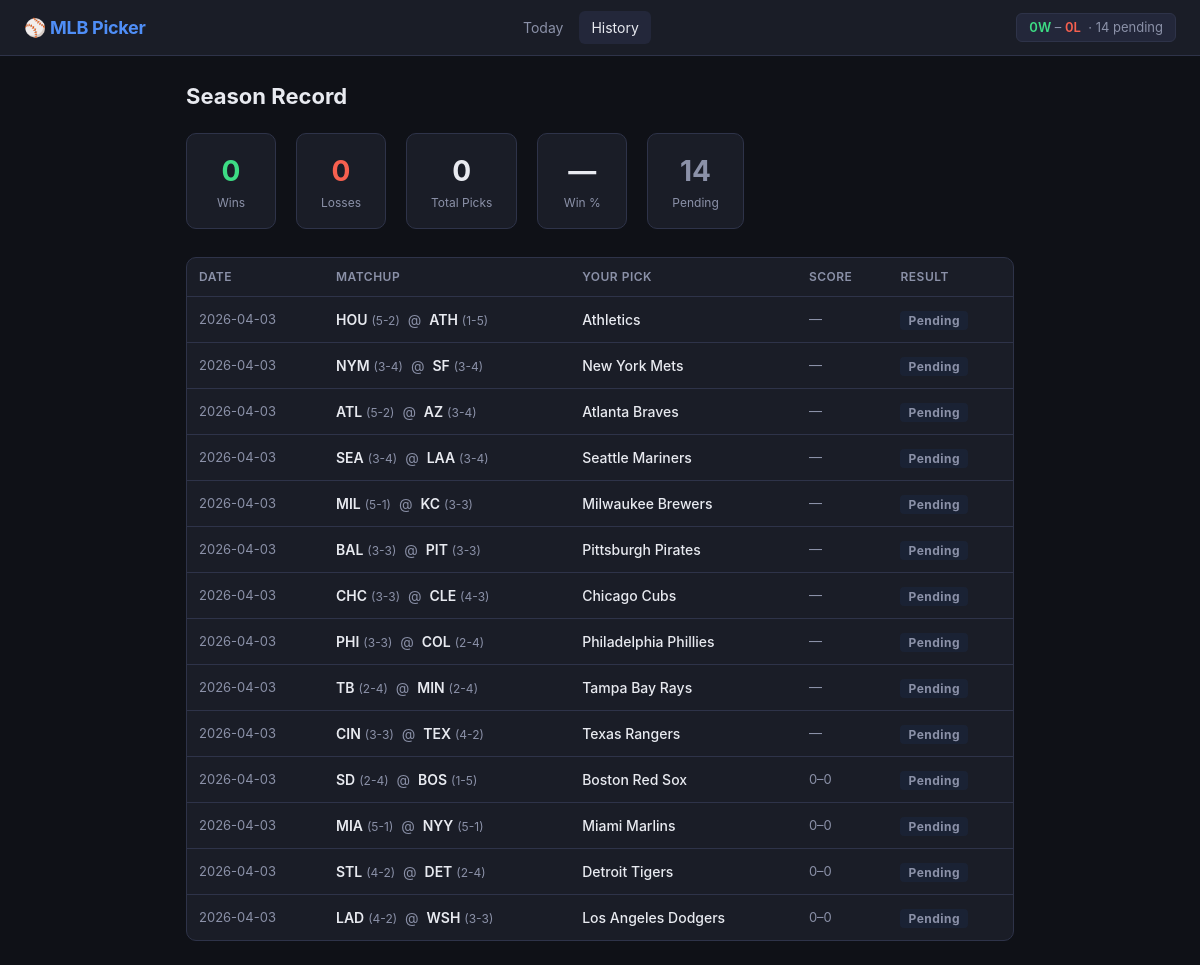
The app's page /history with its own data.
### tables this page shows
CREATE TABLE picks (
            id                  INTEGER PRIMARY KEY AUTOINCREMENT,
            game_pk             INTEGER NOT NULL UNIQUE,
            game_date           TEXT NOT NULL,
            picked_team_id      INTEGER NOT NULL,
            picked_team_name    TEXT NOT NULL,
            result              TEXT,
            created_at          TEXT NOT NULL,
            FOREIGN KEY (game_pk) REFERENCES games(game_pk)
        );

CREATE TABLE games (
            game_pk         INTEGER PRIMARY KEY,
            game_date       TEXT NOT NULL,
            game_time_utc   TEXT NOT NULL,
            venue_name      TEXT NOT NULL,
            status          TEXT NOT NULL,
            away_team_id    INTEGER NOT NULL,
            away_team_name  TEXT NOT NULL,
            away_team_abbr  TEXT NOT NULL,
            away_wins       INTEGER NOT NULL DEFAULT 0,
            away_losses     INTEGER NOT NULL DEFAULT 0,
            away_pitcher    TEXT,
            away_score      INTEGER,
            home_team_id    INTEGER NOT NULL,
            home_team_name  TEXT NOT NULL,
            home_team_abbr  TEXT NOT NULL,
            home_wins       INTEGER NOT NULL DEFAULT 0,
            home_losses     INTEGER NOT NULL DEFAULT 0,
            home_pitcher    TEXT,
            home_score      INTEGER,
            last_updated    TEXT NOT NULL
        , venue_id INTEGER, away_pitcher_id INTEGER, home_pitcher_id INTEGER, away_pitcher_wins INTEGER, away_pitcher_losses INTEGER, away_pitcher_era TEXT, home_pitcher_wins INTEGER, home_pitcher_losses INTEGER, home_pitcher_era TEXT, away_lineup TEXT, home_lineup TEXT);

### app.py (the view)
@app.route("/history")
def history():
    record = database.get_season_record()
    picks = database.get_all_picks_with_games()
    return render_template("history.html", record=record, picks=picks)

### app.py (called while the page is built)
@app.context_processor
def inject_globals():
    today = date.today()
    week_dates = []
    for i in range(7):
        d = today + timedelta(days=i)
        try:
            label = d.strftime("%a %-d")
        except ValueError:
            label = d.strftime("%a %#d")
        week_dates.append({"date": d.isoformat(), "label": label})
    return {
        "season_record": database.get_season_record(),
        "week_dates": week_dates,
        "today_iso": today.isoformat(),
    }

### database.py (called while the page is built)
def get_db():
    conn = sqlite3.connect(DB_PATH)
    conn.row_factory = sqlite3.Row
    conn.execute("PRAGMA foreign_keys = ON")
    return conn

def get_season_record():
    conn = get_db()
    rows = conn.execute(
        "SELECT result, COUNT(*) as cnt FROM picks WHERE result IS NOT NULL GROUP BY result"
    ).fetchall()
    conn.close()
    record = {"W": 0, "L": 0, "P": 0}
    for row in rows:
        if row["result"] in record:
            record[row["result"]] = row["cnt"]
    record["total"] = sum(record.values())
    record["pending"] = _get_pending_count()
    return record

def _get_pending_count():
    conn = get_db()
    cnt = conn.execute(
        "SELECT COUNT(*) FROM picks WHERE result IS NULL"
    ).fetchone()[0]
    conn.close()
    return cnt

def get_all_picks_with_games():
    conn = get_db()
    rows = conn.execute("""
        SELECT
            p.id, p.game_date, p.picked_team_id, p.picked_team_name, p.result, p.created_at,
            g.game_pk, g.away_team_name, g.away_team_abbr, g.away_wins, g.away_losses,
            g.home_team_name, g.home_team_abbr, g.home_wins, g.home_losses,
            g.away_score, g.home_score, g.status, g.venue_name
        FROM picks p
        JOIN games g ON p.game_pk = g.game_pk
        ORDER BY p.game_date DESC, p.id DESC
    """).fetchall()
    conn.close()
    return rows

### templates/history.html (shortened to what this page needs)
{% extends "base.html" %}
{% block content %}
<div class="page-header">
  <h1>Season Record</h1>
</div>
<div class="record-summary">
  <div class="record-stat">
    <div class="stat-value wins">{{ record.W }}</div>
    <div class="stat-label">Wins</div>
  </div>
  <div class="record-stat">
    <div class="stat-value losses">{{ record.L }}</div>
    <div class="stat-label">Losses</div>
  </div>
  <div class="record-stat">
    <div class="stat-value">{{ record.total }}</div>
    <div class="stat-label">Total Picks</div>
  </div>
  <div class="record-stat">
    <div class="stat-value">
      {% if record.total %}
        {{ "%.1f"|format(record.W / record.total * 100) }}%
      {% else %}
        —
      {% endif %}
    </div>
    <div class="stat-label">Win %</div>
  </div>
  {% if record.pending %}
  <div class="record-stat">
    <div class="stat-value" style="color: var(--text-muted)">{{ record.pending }}</div>
    <div class="stat-label">Pending</div>
  </div>
  {% endif %}
</div>
{% if not picks %}
  <div class="empty-state">
    <h2>No picks yet</h2>
    <p>Head to <a href="/" style="color: var(--accent)">Today's Games</a> to make your first pick.</p>
  </div>
{% else %}
  <div class="table-wrap">
    <table>
      <thead>
        <tr>
          <th>Date</th>
          <th>Matchup</th>
          <th>Your Pick</th>
          <th>Score</th>
          <th>Result</th>
        </tr>
      </thead>
      <tbody>
        {% for p in picks %}
        <tr>
          <td style="color: var(--text-muted); font-size: 13px;">{{ p['game_date'] }}</td>
          <td>
            <span style="font-weight:600;">{{ p['away_team_abbr'] }}</span>
            <span style="color: var(--text-muted); font-size:12px;">({{ p['away_wins'] }}-{{ p['away_losses'] }})</span>
            <span style="color: var(--text-muted); margin: 0 4px;">@</span>
            <span style="font-weight:600;">{{ p['home_team_abbr'] }}</span>
            <span style="color: var(--text-muted); font-size:12px;">({{ p['home_wins'] }}-{{ p['home_losses'] }})</span>
          </td>
          <td style="font-weight:500;">{{ p['picked_team_name'] }}</td>
          <td style="font-size: 13px; color: var(--text-muted);">
            {% if p['away_score'] is not none %}
              {{ p['away_score'] }}–{{ p['home_score'] }}
            {% else %}
              —
            {% endif %}
          </td>
          <td>
            {% if p['result'] %}
              <span class="result-badge result-{{ p['result'] }}">{{ p['result'] }}</span>
            {% else %}
              <span class="result-badge result-pending">Pending</span>
            {% endif %}
          </td>
        </tr>
        {% endfor %}
      </tbody>
    </table>
  </div>
{% endif %}
{% endblock %}

### templates/base.html (shortened to what this page needs)
<!DOCTYPE html>
<html lang="en">
<head>
</head>
<body>
<nav>
  <a href="/" class="nav-brand">⚾ MLB Picker</a>
  <div class="nav-links">
    <a href="/" {% if request.endpoint == 'index' %}class="active"{% endif %}>Today</a>
    <a href="/history" {% if request.endpoint == 'history' %}class="active"{% endif %}>History</a>
  </div>
  <div class="nav-record">
    <span class="wins">{{ season_record.W }}W</span>
    –
    <span class="losses">{{ season_record.L }}L</span>
    {% if season_record.pending %}
      &nbsp;·&nbsp;{{ season_record.pending }} pending
    {% endif %}
  </div>
</nav>
<main>
  {% block content %}{% endblock %}
</main>
</body>
</html>

### templates/base.html (style rules this page uses)
*, *::before, *::after { box-sizing: border-box; margin: 0; padding: 0; }
:root { --bg: #0f1117; --surface: #1a1d27; --surface2: #23273a; --border: #2e3349; --text: #e8eaf0; --text-muted: #8b91a8; --accent: #4f8ef7; --green: #3ddc84; --red: #f7604f; --yellow: #f7c94f; --radius: 10px; }
body { font-family: -apple-system, BlinkMacSystemFont, "Segoe UI", system-ui, sans-serif; background: var(--bg); color: var(--text); min-height: 100vh; font-size: 15px; line-height: 1.5; }
nav { background: var(--surface); border-bottom: 1px solid var(--border); padding: 0 24px; display: flex; align-items: center; justify-content: space-between; height: 56px; position: sticky; top: 0; z-index: 100; }
.nav-brand { font-size: 18px; font-weight: 700; color: var(--accent); text-decoration: none; letter-spacing: -0.3px; }
.nav-links { display: flex; gap: 4px; align-items: center; }
.nav-links a { color: var(--text-muted); text-decoration: none; padding: 6px 12px; border-radius: 6px; font-size: 14px; transition: color .15s, background .15s; }
.nav-links a:hover, .nav-links a.active { color: var(--text); background: var(--surface2); }
.nav-record { font-size: 13px; color: var(--text-muted); background: var(--surface2); border: 1px solid var(--border); border-radius: 6px; padding: 4px 12px; }
.nav-record .wins { color: var(--green); font-weight: 600; }
.nav-record .losses { color: var(--red); font-weight: 600; }
main { max-width: 860px; margin: 24px auto; padding: 0 16px; }
.page-header { display: flex; align-items: center; justify-content: space-between; margin-bottom: 20px; flex-wrap: wrap; gap: 12px; }
h1 { font-size: 22px; font-weight: 700; color: var(--text); }
.result-badge { font-size: 12px; font-weight: 700; padding: 2px 8px; border-radius: 4px; letter-spacing: 0.5px; }
.result-pending { background: #1a2234; color: var(--text-muted); }
.record-summary { display: flex; gap: 20px; margin-bottom: 28px; flex-wrap: wrap; }
.record-stat { background: var(--surface); border: 1px solid var(--border); border-radius: var(--radius); padding: 16px 24px; text-align: center; min-width: 90px; }
.record-stat .stat-value { font-size: 28px; font-weight: 700; }
.record-stat .stat-label { font-size: 12px; color: var(--text-muted); margin-top: 2px; }
.stat-value.wins { color: var(--green); }
.stat-value.losses { color: var(--red); }
table { width: 100%; border-collapse: collapse; font-size: 14px; }
th { text-align: left; padding: 10px 12px; font-size: 12px; font-weight: 600; color: var(--text-muted); text-transform: uppercase; letter-spacing: 0.5px; border-bottom: 1px solid var(--border); }
td { padding: 12px 12px; border-bottom: 1px solid var(--border); vertical-align: middle; }
tr:last-child td { border-bottom: none; }
.table-wrap { background: var(--surface); border: 1px solid var(--border); border-radius: var(--radius); overflow: hidden; }

### records on screen
picks: game_date "2026-04-03", away_team_abbr "HOU", away_wins "5", away_losses "2", home_team_abbr "ATH", home_wins "1", home_losses "5", picked_team_name "Athletics"
picks: game_date "2026-04-03", away_team_abbr "NYM", away_wins "3", away_losses "4", home_team_abbr "SF", home_wins "3", home_losses "4", picked_team_name "New York Mets"
picks: game_date "2026-04-03", away_team_abbr "ATL", away_wins "5", away_losses "2", home_team_abbr "AZ", home_wins "3", home_losses "4", picked_team_name "Atlanta Braves"
picks: game_date "2026-04-03", away_team_abbr "SEA", away_wins "3", away_losses "4", home_team_abbr "LAA", home_wins "3", home_losses "4", picked_team_name "Seattle Mariners"
picks: game_date "2026-04-03", away_team_abbr "MIL", away_wins "5", away_losses "1", home_team_abbr "KC", home_wins "3", home_losses "3", picked_team_name "Milwaukee Brewers"
picks: game_date "2026-04-03", away_team_abbr "BAL", away_wins "3", away_losses "3", home_team_abbr "PIT", home_wins "3", home_losses "3", picked_team_name "Pittsburgh Pirates"
picks: game_date "2026-04-03", away_team_abbr "CHC", away_wins "3", away_losses "3", home_team_abbr "CLE", home_wins "4", home_losses "3", picked_team_name "Chicago Cubs"
picks: game_date "2026-04-03", away_team_abbr "PHI", away_wins "3", away_losses "3", home_team_abbr "COL", home_wins "2", home_losses "4", picked_team_name "Philadelphia Phillies"
picks: game_date "2026-04-03", away_team_abbr "TB", away_wins "2", away_losses "4", home_team_abbr "MIN", home_wins "2", home_losses "4", picked_team_name "Tampa Bay Rays"
picks: game_date "2026-04-03", away_team_abbr "CIN", away_wins "3", away_losses "3", home_team_abbr "TEX", home_wins "4", home_losses "2", picked_team_name "Texas Rangers"
picks: game_date "2026-04-03", away_team_abbr "SD", away_wins "2", away_losses "4", home_team_abbr "BOS", home_wins "1", home_losses "5", picked_team_name "Boston Red Sox", away_score "0", home_score "0"
picks: game_date "2026-04-03", away_team_abbr "MIA", away_wins "5", away_losses "1", home_team_abbr "NYY", home_wins "5", home_losses "1", picked_team_name "Miami Marlins", away_score "0", home_score "0"
picks: game_date "2026-04-03", away_team_abbr "STL", away_wins "4", away_losses "2", home_team_abbr "DET", home_wins "2", home_losses "4", picked_team_name "Detroit Tigers", away_score "0", home_score "0"
picks: game_date "2026-04-03", away_team_abbr "LAD", away_wins "4", away_losses "2", home_team_abbr "WSH", home_wins "3", home_losses "3", picked_team_name "Los Angeles Dodgers", away_score "0", home_score "0"

### other values on screen
{{ season_record.W }} "0"
{{ season_record.L }} "0"
{{ season_record.pending }} "14"
{{ record.W }} "0"
{{ record.L }} "0"
{{ record.total }} "0"
{{ record.pending }} "14"
